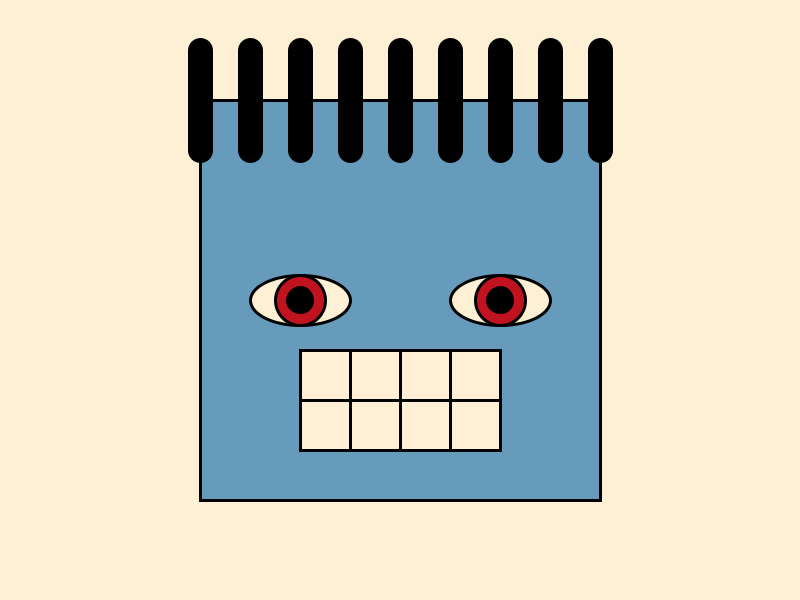
Frame 1 (no input)
Frame 60 (the mouse pressed at the canvas centre just before this capture): identical to frame 1, image omitted
Frame 120 (the mouse held since frame 60 and released just before this capture): identical to frame 1, image omitted

The Processing sketch that drew this single still picture (run headless with seeded random() and noise(); from frame 60 on, the mouse is pressed at the canvas centre):

// Processing sketch: p1_1checkpoint
// ── p1_1checkpoint.pde
// Trevor Chen
//2-2
//22/2/27

color beige = #fdf0d5;
color red = #c1121f;
color black = #000000;
color blue = #669bbc;

void setup() {
  size(800, 600);
}

void draw() {
  background(beige);
  face(200, 100);
}

void face(int x, int y) {
  pushMatrix();
  translate(x, y);
  
  skin();
  hair();
  eye(100, 200);
  eye(300, 200);
  mouth();
  popMatrix();
}

void skin() {
  fill(blue);
  stroke(black);
  strokeWeight(3);
  rect(0, 0, 400, 400);
}

void hair() {
  strokeWeight(25);
  int x = 0;
  while (x <= 400) {
    line(x, -50, x, 50);
    x += 50;
  }
  strokeWeight(3);
}

void eye(int x, int y) {
  fill(beige);
  ellipse(x, y, 100, 50);
  fill(red);
  circle(x, y, 50);
  fill(black);
  circle(x, y, 25);
}

void mouth() {
  fill(beige);
  rect(100, 250, 200, 100);
  line(100, 300, 300, 300);
  line(150, 250, 150, 350);
  line(200, 250, 200, 350);
  line(250, 250, 250, 350);
}
